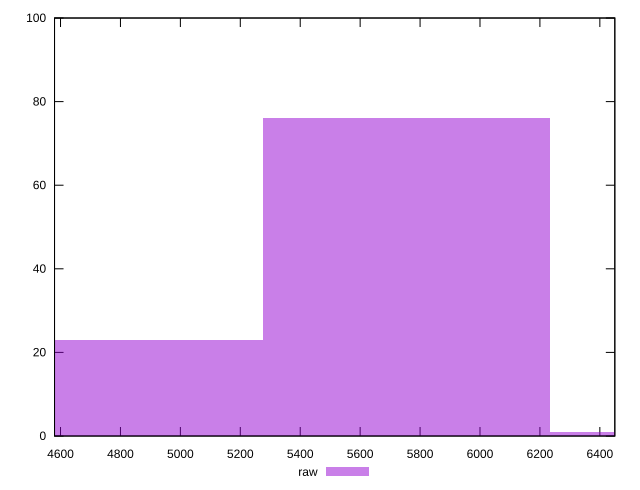

This chart was generated by the following gnuplot code:
reset

$raw <<EOF
6713.3287222658755 1
5754.2817619421785 76
4795.234801618482 23
EOF

set key outside below
set boxwidth 959.0469603236965
set xrange [4580:6450]
set yrange [0:100]
set trange [0:100]
set style fill transparent solid 0.5 noborder
set terminal svg size 640, 490 enhanced background rgb 'white'
set output "reports/report_00030_2021-02-24T20-42-31.540Z/uses-text-compression/samples/music/raw/histogram.svg"

plot $raw title "raw" with boxes

reset
